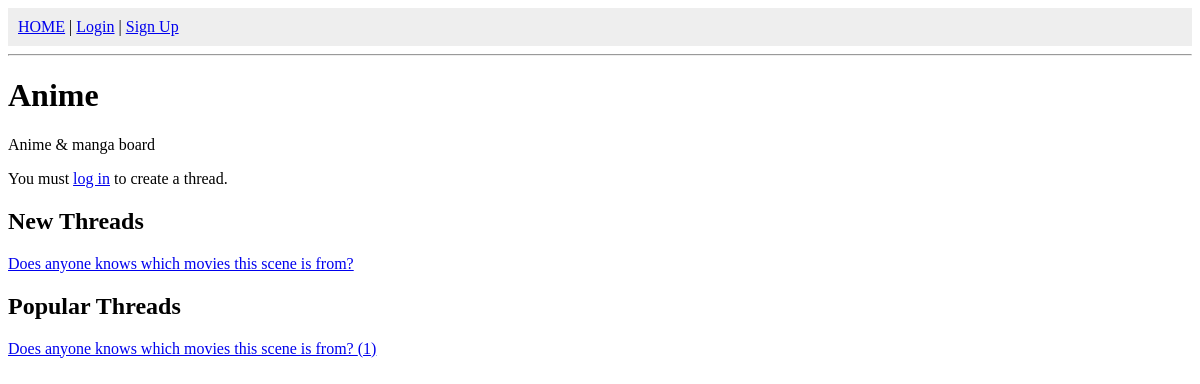
The page /board/a/ on the database as committed earlier.
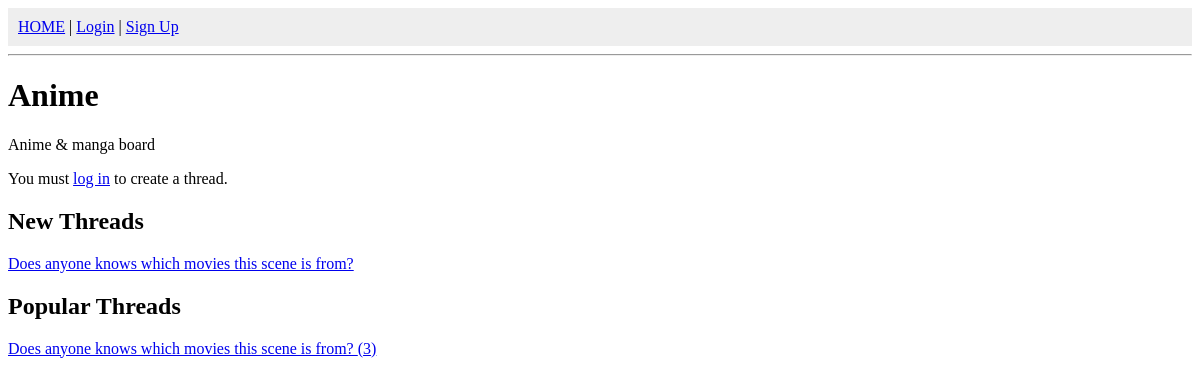
The same page on the database as committed later.
### forum/models.py (models this page shows, shortened)
class Thread(models.Model):
    id = models.AutoField(primary_key=True)
    board = models.ForeignKey(Board, on_delete=models.CASCADE, related_name="threads")
    user = models.ForeignKey(User, on_delete=models.CASCADE, related_name="threads")
    title = models.CharField(max_length=225)
    description = models.TextField()
    created_at = models.DateTimeField(auto_now_add=True)
    updated_at = models.DateTimeField(auto_now=True)
    activity = models.PositiveIntegerField(default=0)
    class Meta:
        ordering = ['-created_at'] # Default: newest first

### forum/views.py (the view)
# urls.py: path('board/<str:short_name>/', views.board_detail, name='board_detail'),
def board_detail(request, short_name):
    board = get_object_or_404(Board, short_name=short_name)
    new_threads = Thread.objects.filter(board=board).order_by('-created_at')[:20]
    popular_threads = Thread.objects.filter(board=board).order_by('-activity')[:10]
    return render(request, 'forum/board_detail.html', {
        "board": board,
        "new_threads": new_threads,
        "popular_threads": popular_threads,
    })

### forum/templates/forum/board_detail.html
{% extends 'forum/base.html' %}
{% block content %}
<h1>{{ board.name }}</h1>
<p>{{ board.description }}</p>
{% if user.is_authenticated %}
    <a href="{% url 'create_thread' board.short_name %}">Create a new thread</a>
{% else %}
    <p>You must <a href="{% url 'login' %}">log in</a> to create a thread.</p>
{% endif %}
<h2>New Threads</h2>
{% for t in new_threads %}
    <p><a href="{% url 'thread_detail' t.id %}">{{ t.title }}</a></p>
{% empty %}
    <p>There are no new threads.</p>
{% endfor %}
<h2>Popular Threads</h2>
{% for t in popular_threads %}
    <p><a href="{% url 'thread_detail' t.id %}">
        {{ t.title }} ({{ t.activity }})
    </a></p>
{% empty %}
    <p>There are no popular threads.</p>
{% endfor %}
{% endblock %}

Rows that differ between the two databases and show on the page:
changed Thread "Does anyone knows which movies this scene is from?": activity "1" → "3"
